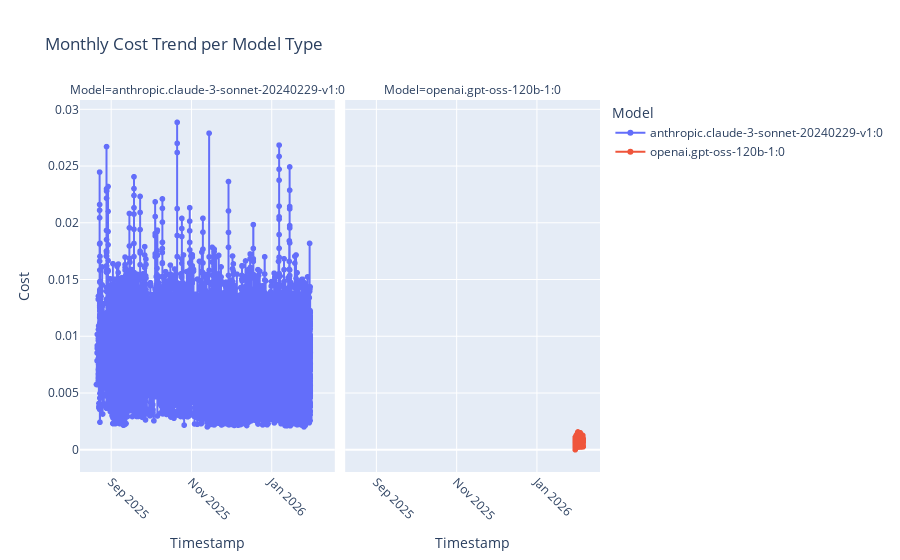
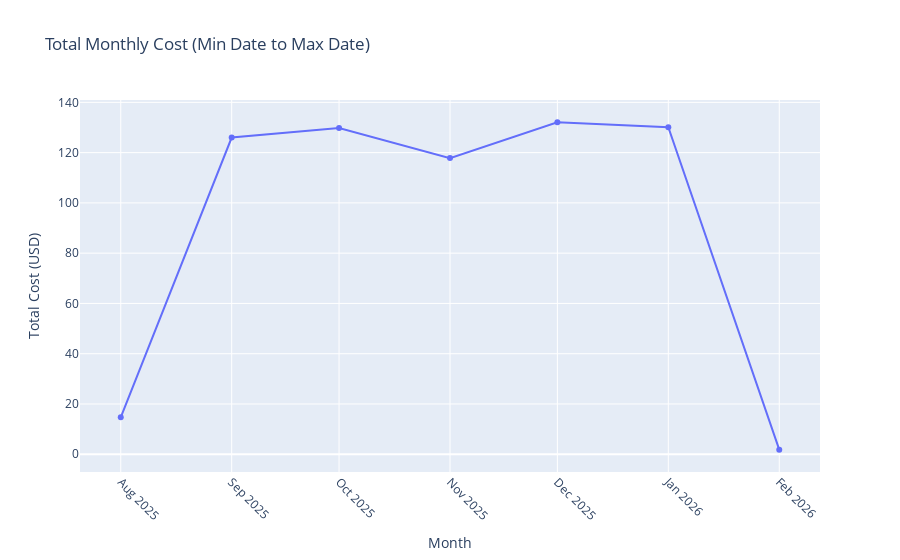

The notebook cell these images were saved under, in order:
### Code cell
import plotly.express as px
import pandas as pd

# Ensure Timestamp is datetime and sorted chronologically
df['Timestamp'] = pd.to_datetime(df['Timestamp'], dayfirst=True)
df = df.sort_values('Timestamp')

# 1. Separate plots for each model type using facets
fig1 = px.line(
    df, 
    x='Timestamp', 
    y='Cost', 
    color='Model', 
    facet_col='Model', 
    facet_col_wrap=2,
    markers=True,
    title='Monthly Cost Trend per Model Type'
)
fig1.update_xaxes(tickangle=45)
fig1.show()

# 2. Separate plot for monthly wise ascending (Total Cost across all models)
monthly_df = df.groupby(df['Timestamp'].dt.to_period('M'))['Cost'].sum().reset_index()
monthly_df['Timestamp'] = monthly_df['Timestamp'].dt.to_timestamp()

fig2 = px.line(
    monthly_df, 
    x='Timestamp', 
    y='Cost', 
    markers=True,
    title='Total Monthly Cost (Min Date to Max Date)',
    labels={'Timestamp': 'Month', 'Cost': 'Total Cost (USD)'}
)
fig2.update_xaxes(tickangle=45)
fig2.show()

### Figure 1 — Plotly figure (JSON) as saved in the notebook; plotly's stock layout.template omitted (floating-point values rounded to 4 significant figures; data arrays with more than 128 entries replaced by an {"elided": "..."} marker saying what was removed)
{"data": [{"hovertemplate": "Model=anthropic.claude-3-sonnet-20240229-v1:0<br>Timestamp=%{x}<br>Cost=%{y}<extra></extra>", "legendgroup": "anthropic.claude-3-sonnet-20240229-v1:0", "line": {"color": "#636efa", "dash": "solid"}, "marker": {"symbol": "circle"}, "mode": "lines+markers", "name": "anthropic.claude-3-sonnet-20240229-v1:0", "showlegend": true, "type": "scattergl", "x": {"elided": "80118 str values"}, "xaxis": "x", "y": {"elided": "80118 float values"}, "yaxis": "y"}, {"hovertemplate": "Model=openai.gpt-oss-120b-1:0<br>Timestamp=%{x}<br>Cost=%{y}<extra></extra>", "legendgroup": "openai.gpt-oss-120b-1:0", "line": {"color": "#EF553B", "dash": "solid"}, "marker": {"symbol": "circle"}, "mode": "lines+markers", "name": "openai.gpt-oss-120b-1:0", "showlegend": true, "type": "scattergl", "x": {"elided": "4334 str values"}, "xaxis": "x2", "y": {"elided": "4334 float values"}, "yaxis": "y2"}], "layout": {"annotations": [{"font": {}, "showarrow": false, "text": "Model=anthropic.claude-3-sonnet-20240229-v1:0", "x": 0.245, "xanchor": "center", "xref": "paper", "y": 1, "yanchor": "bottom", "yref": "paper"}, {"font": {}, "showarrow": false, "text": "Model=openai.gpt-oss-120b-1:0", "x": 0.755, "xanchor": "center", "xref": "paper", "y": 1, "yanchor": "bottom", "yref": "paper"}], "legend": {"title": {"text": "Model"}, "tracegroupgap": 0}, "title": {"text": "Monthly Cost Trend per Model Type"}, "xaxis": {"anchor": "y", "domain": [0, 0.49], "tickangle": 45, "title": {"text": "Timestamp"}}, "xaxis2": {"anchor": "y2", "domain": [0.51, 1], "matches": "x", "tickangle": 45, "title": {"text": "Timestamp"}}, "yaxis": {"anchor": "x", "domain": [0, 1], "title": {"text": "Cost"}}, "yaxis2": {"anchor": "x2", "domain": [0, 1], "matches": "y", "showticklabels": false}}}

### Figure 2 — Plotly figure (JSON) as saved in the notebook; plotly's stock layout.template omitted (floating-point values rounded to 4 significant figures)
{"data": [{"hovertemplate": "Month=%{x}<br>Total Cost (USD)=%{y}<extra></extra>", "legendgroup": "", "line": {"color": "#636efa", "dash": "solid"}, "marker": {"symbol": "circle"}, "mode": "lines+markers", "name": "", "orientation": "v", "showlegend": false, "type": "scatter", "x": ["2025-08-01T00:00:00", "2025-09-01T00:00:00", "2025-10-01T00:00:00", "2025-11-01T00:00:00", "2025-12-01T00:00:00", "2026-01-01T00:00:00", "2026-02-01T00:00:00"], "xaxis": "x", "y": [14.71, 126.0, 129.8, 117.8, 132.0, 130.1, 1.833], "yaxis": "y"}], "layout": {"legend": {"tracegroupgap": 0}, "title": {"text": "Total Monthly Cost (Min Date to Max Date)"}, "xaxis": {"anchor": "y", "domain": [0, 1], "tickangle": 45, "title": {"text": "Month"}}, "yaxis": {"anchor": "x", "domain": [0, 1], "title": {"text": "Total Cost (USD)"}}}}
